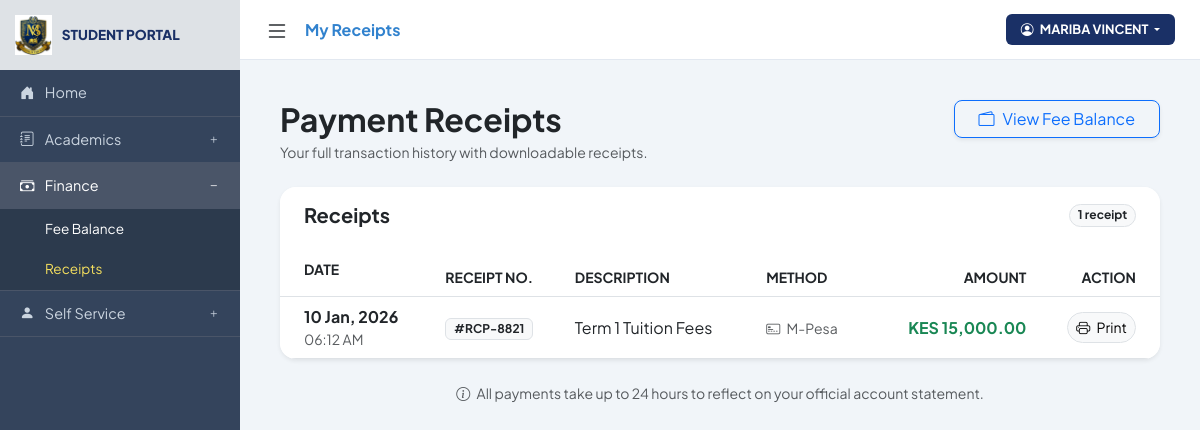
/student/receipts.php (signed in), run on the app's committed database.
### tables this page shows
CREATE TABLE `payments` (
  `payment_id` int NOT NULL,
  `student_id` int NOT NULL,
  `amount` decimal(10,2) NOT NULL,
  `payment_date` date NOT NULL,
  `method` enum('Cash','M-Pesa','Bank','Cheque','Card') DEFAULT 'Cash',
  `reference` varchar(100) DEFAULT NULL,
  `recorded_by` int DEFAULT NULL,
  `notes` text,
  `created_at` timestamp NULL DEFAULT CURRENT_TIMESTAMP
);

### student/receipts.php (the view, shortened to what this page needs)
<?php
include('../database/db_connect.php');
$adm_no = $_SESSION['adm_no'];
$stmt = $conn->prepare("SELECT student_id, adm_no, full_name, form FROM students WHERE adm_no = ? LIMIT 1");
$stmt->bind_param("s", $adm_no);
$stmt->execute();
$student = $stmt->get_result()->fetch_assoc();
$student_id = (int) $student['student_id'];
$payments = [];
$p_stmt = $conn->prepare("
    SELECT payment_id, amount, payment_date, method, reference, notes, created_at
    FROM payments
    WHERE student_id = ?
    ORDER BY payment_date DESC, payment_id DESC
");
if ($p_stmt) {
    $p_stmt->bind_param("i", $student_id);
    $p_stmt->execute();
    $p_res = $p_stmt->get_result();
    while ($row = $p_res->fetch_assoc()) $payments[] = $row;
}
?>
<!DOCTYPE html>
<html lang="en">
<head>
    <link href="https://cdn.jsdelivr.net/npm/bootstrap@5.3.0/dist/css/bootstrap.min.css" rel="stylesheet">
    <link rel="stylesheet" href="https://cdn.jsdelivr.net/npm/bootstrap-icons@1.11.0/font/bootstrap-icons.css">
</head>
<body>
<?php include('includes/sidebar.php'); ?>
<?php include('includes/topbar.php'); ?>
<main class="main-content">
    <div class="d-flex justify-content-between align-items-start mb-4 flex-wrap gap-3 no-print">
        <div>
            <h2 class="fw-bold mb-1">Payment Receipts</h2>
            <p class="text-muted small mb-0">Your full transaction history with downloadable receipts.</p>
        </div>
        <a href="fees.php" class="btn btn-outline-primary rounded-3 px-4 shadow-sm">
            <i class="bi bi-wallet2 me-2"></i>View Fee Balance
        </a>
    </div>
    <div class="card border-0 shadow-sm rounded-4 overflow-hidden">
        <div class="card-header bg-white py-3 px-4 border-0 d-flex justify-content-between align-items-center no-print">
            <h5 class="mb-0 fw-bold">Receipts</h5>
            <span class="badge rounded-pill bg-light text-dark border">
                <?php echo count($payments); ?> receipt<?php echo count($payments) === 1 ? '' : 's'; ?>
            </span>
        </div>
        <?php if (empty($payments)): ?>
            <div class="p-5 text-center">
                <i class="bi bi-receipt-cutoff fs-1 text-muted d-block mb-3"></i>
                <p class="text-muted mb-0">No payment records found.</p>
                <small class="text-muted">Once a payment is recorded, its receipt will appear here.</small>
            </div>
        <?php else: ?>
            <div class="table-responsive">
                <table class="table table-hover align-middle mb-0">
                    <thead class="bg-light">
                        <tr class="small text-muted fw-bold text-uppercase">
                            <th class="ps-4 py-3">Date</th>
                            <th>Receipt No.</th>
                            <th>Description</th>
                            <th>Method</th>
                            <th class="text-end">Amount</th>
                            <th class="text-end pe-4 no-print">Action</th>
                        </tr>
                    </thead>
                    <tbody>
                        <?php foreach ($payments as $payment):
                            $pd = !empty($payment['payment_date']) ? $payment['payment_date'] : ($payment['created_at'] ?? '');
                        ?>
                            <tr>
                                <td class="ps-4">
                                    <div class="fw-bold">
                                        <?php echo $pd ? htmlspecialchars(date('d M, Y', strtotime($pd))) : '—'; ?>
                                    </div>
                                    <?php if (!empty($payment['created_at'])): ?>
                                        <div class="small text-muted"><?php echo htmlspecialchars(date('h:i A', strtotime($payment['created_at']))); ?></div>
                                    <?php endif; ?>
                                </td>
                                <td>
                                    <?php if (!empty($payment['reference'])): ?>
                                        <span class="badge bg-light text-dark border">#<?php echo htmlspecialchars($payment['reference']); ?></span>
                                    <?php else: ?>
                                        <span class="badge bg-light text-dark border">#RCP-<?php echo intval($payment['payment_id']); ?></span>
                                    <?php endif; ?>
                                </td>
                                <td><?php echo htmlspecialchars($payment['notes'] ?: 'Fee payment'); ?></td>
                                <td>
                                    <small class="text-muted">
                                        <i class="bi bi-credit-card-2-front me-1"></i>
                                        <?php echo htmlspecialchars($payment['method'] ?: 'Cash'); ?>
                                    </small>
                                </td>
                                <td class="text-end fw-bold text-success">
                                    KES <?php echo number_format((float)$payment['amount'], 2); ?>
                                </td>
                                <td class="text-end pe-4 no-print">
                                    <a href="view_receipt.php?id=<?php echo intval($payment['payment_id']); ?>"
                                       target="_blank"
                                       class="btn btn-sm btn-light border rounded-pill">
                                        <i class="bi bi-printer me-1"></i> Print
                                    </a>
                                </td>
                            </tr>
                        <?php endforeach; ?>
                    </tbody>
                </table>
            </div>
        <?php endif; ?>
    </div>
    <div class="mt-4 no-print text-center">
        <p class="small text-muted mb-0">
            <i class="bi bi-info-circle me-1"></i>
            All payments take up to 24 hours to reflect on your official account statement.
        </p>
    </div>
</main>
</body>
</html>

### student/receipts.php (style rules this page uses)
:root { --sidebar-bg: #34445c; --submenu-bg: #2c3a4d; --primary-blue: #1a3066; --sidebar-width: 240px; }
body { font-family: 'Plus Jakarta Sans', sans-serif; background-color: #f1f5f9; margin:0; overflow-x: hidden; transition: all 0.3s; }
.main-content { margin-left: var(--sidebar-width); padding: 40px; transition: all 0.3s ease; }

### data on the page
payments: payment_date "10 Jan, 2026", created_at "06:12 AM", reference "RCP-8821", notes "Term 1 Tuition Fees", method "M-Pesa", amount "15,000.00"

### other printed values
$extra_label "My Receipts"
$student_display_name "MARIBA VINCENT"
count($payments) "1"
